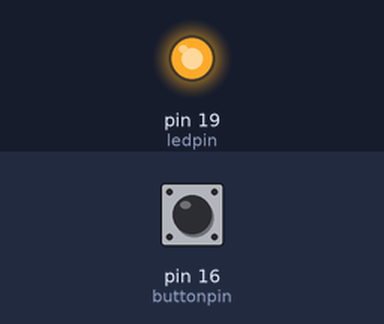
Bench run of a sketch on a simulated Arduino Uno, built with avr-gcc and run on an emulated ATmega328P. On the bench: output pins drawn as LEDs (lit = HIGH). The test bench sets the inputs (shaded band); at power-on: pin 16 (buttonpin) HIGH.

Above: at 1.2 s.
1.3 s: pin 16 (buttonpin) pulled LOW for 0.15 s
At 2.2 s:
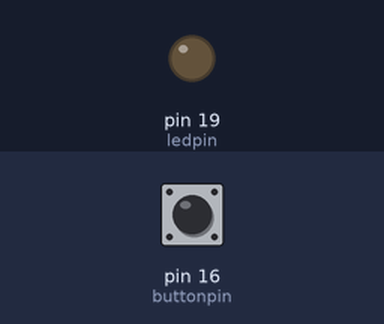
2.9 s: pin 16 (buttonpin) pulled LOW for 1 s
At 3.5 s:
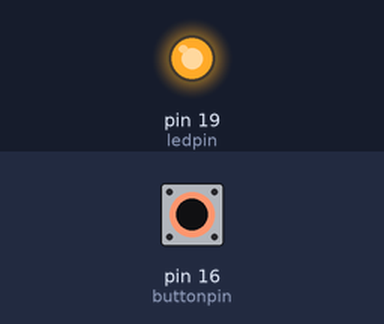
5.4 s: pin 16 (buttonpin) pulled LOW for 3.2 s
At 6.6 s:
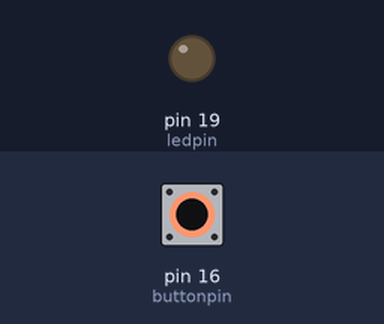
Timing chart, 0 to 8.4 s (numbered marks = the images above; inputs shaded):
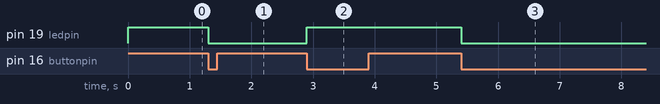

Measured:
- after the input at 1.3 s, pin 19 (ledpin): HIGH → LOW at once
- after the input at 2.9 s, pin 19 (ledpin): LOW → HIGH at once
- after the input at 5.4 s, pin 19 (ledpin): HIGH → LOW at once

The sketch:

ToggleLED2.ino
```cpp
int ledpin = 19;
int buttonpin = 16;

boolean buttonstate;
boolean laststate;
boolean state = HIGH;

void setup(){
  pinMode (buttonpin,INPUT);
  pinMode (ledpin,OUTPUT);
}
void loop(){
  buttonstate = digitalRead(buttonpin);
  if ((buttonstate == LOW)&&(laststate==HIGH))state=!state;
  digitalWrite(ledpin,state);
  laststate= buttonstate;
}
```
